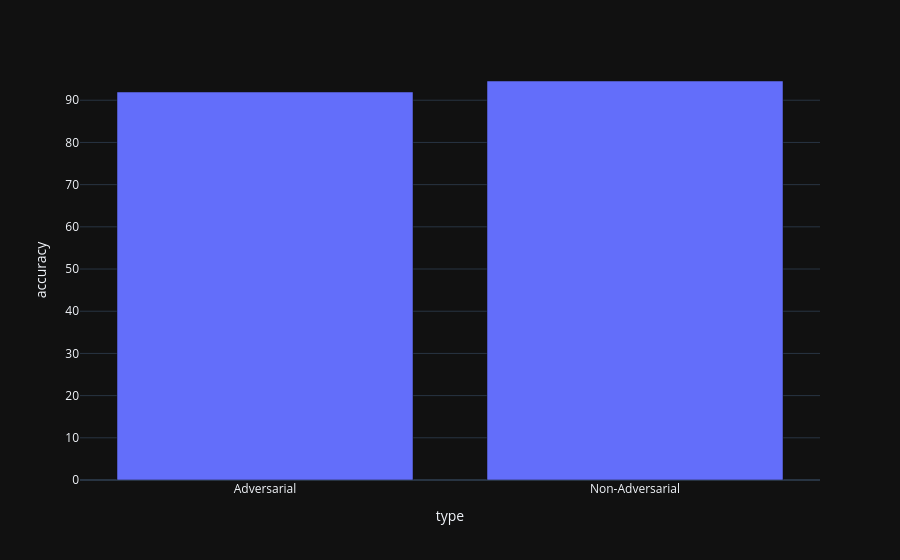

The code cell stored with this chart in its notebook:
### Markdown cell above
#### What is the accuracy of currently available free-tier reasoning large language models on adversarial and non-adversarial questions?

### Code cell
type_accuracy = (
    df.groupby('type')['is_correct']
    .mean()
    .mul(100)
    .astype(float)
    .reset_index(name='accuracy')
    .round(2)
)

fig = px.bar(
    type_accuracy,
    x='type',
    y='accuracy',
)

fig.show()

### Figure 1 — Plotly figure (JSON) as saved in the notebook; plotly's stock layout.template omitted (floating-point values rounded to 4 significant figures)
{"data": [{"hovertemplate": "type=%{x}<br>accuracy=%{y}<extra></extra>", "legendgroup": "", "marker": {"color": "#636efa", "pattern": {"shape": ""}}, "name": "", "orientation": "v", "showlegend": false, "textposition": "auto", "type": "bar", "x": ["Adversarial", "Non-Adversarial"], "xaxis": "x", "y": [91.96, 94.56], "yaxis": "y"}], "layout": {"barmode": "relative", "legend": {"tracegroupgap": 0}, "margin": {"t": 60}, "xaxis": {"anchor": "y", "domain": [0, 1], "title": {"text": "type"}}, "yaxis": {"anchor": "x", "domain": [0, 1], "title": {"text": "accuracy"}}}}
